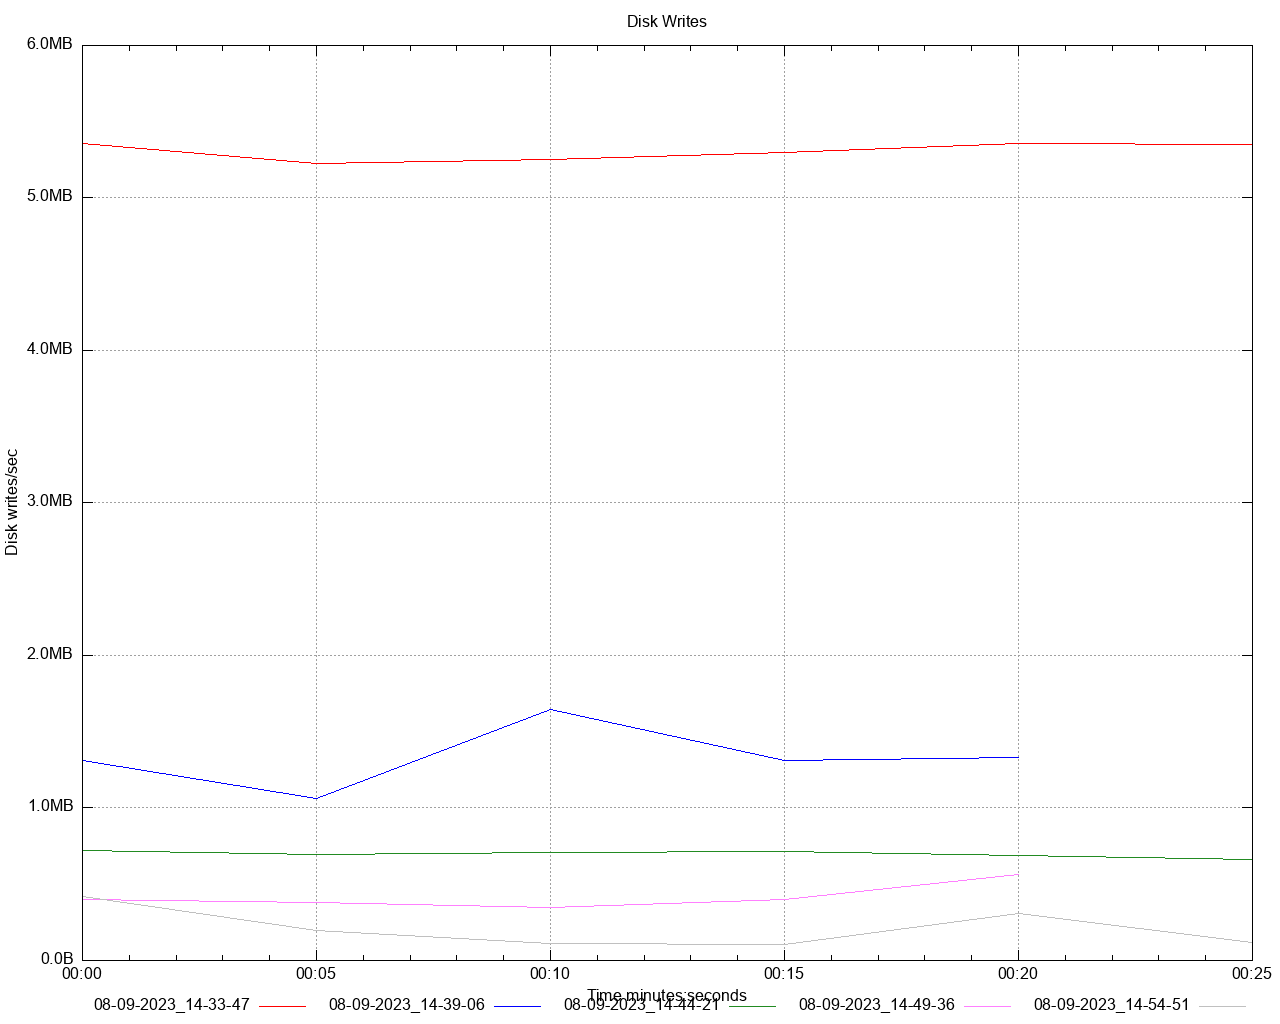

Write gnuplot code to recreate this figure.
set title 'Disk Writes' noenhanced
set style data lines
set datafile separator ","
set terminal png size 1280,1024
set grid
set key below
set xdata time
set timefmt "%s"
offset = 0
t0(x)=(offset=($0==0) ? x : offset, x - offset)
set xlabel 'Time minutes:seconds'
set ylabel 'Disk writes/sec'
set format y '%.1s%cB'
set output '/Users/gbarnett/git/hazelcast-simulator/atomiclong-3node-member/atomicreference/dstat/disk_write_A4.png'
plot \
   '/Users/gbarnett/git/hazelcast-simulator/atomiclong-3node-member/atomicreference/data/disk_write_A4_1.data' using (t0(timecolumn(1))):2 title "08-09-2023_14-33-47" noenhanced lt rgb "red", \
   '/Users/gbarnett/git/hazelcast-simulator/atomiclong-3node-member/atomicreference/data/disk_write_A4_2.data' using (t0(timecolumn(1))):2 title "08-09-2023_14-39-06" noenhanced lt rgb "blue", \
   '/Users/gbarnett/git/hazelcast-simulator/atomiclong-3node-member/atomicreference/data/disk_write_A4_3.data' using (t0(timecolumn(1))):2 title "08-09-2023_14-44-21" noenhanced lt rgb "forest-green", \
   '/Users/gbarnett/git/hazelcast-simulator/atomiclong-3node-member/atomicreference/data/disk_write_A4_4.data' using (t0(timecolumn(1))):2 title "08-09-2023_14-49-36" noenhanced lt rgb "orchid", \
   '/Users/gbarnett/git/hazelcast-simulator/atomiclong-3node-member/atomicreference/data/disk_write_A4_5.data' using (t0(timecolumn(1))):2 title "08-09-2023_14-54-51" noenhanced lt rgb "grey", \
